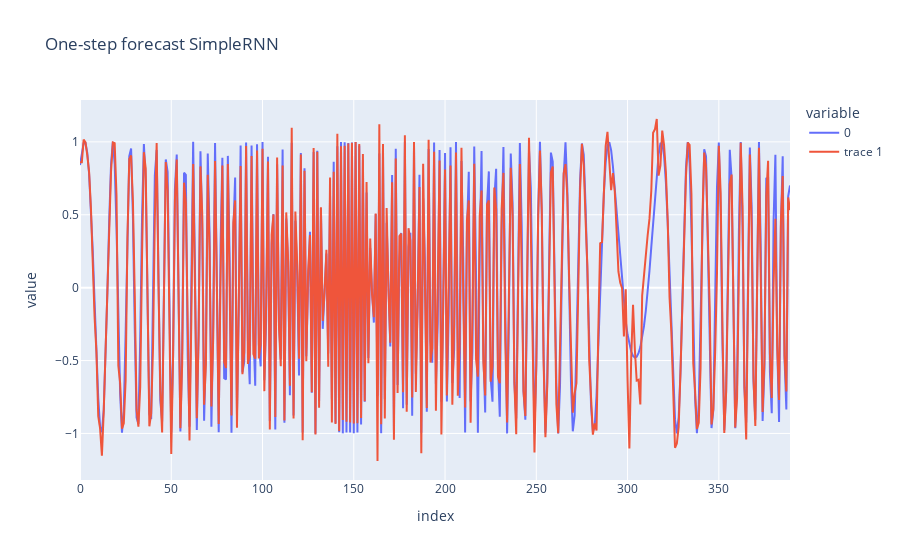

Notebook code cell kept with this figure:
### Code cell
outputs = model.predict(X)

plot = px.line(Y, title="One-step forecast SimpleRNN")
plot.add_scatter(y=outputs.ravel(), mode='lines')
plot.show()

### Figure 1 — Plotly figure (JSON) as saved in the notebook; plotly's stock layout.template omitted (floating-point values rounded to 4 significant figures; data arrays with more than 128 entries replaced by an {"elided": "..."} marker saying what was removed)
{"data": [{"hovertemplate": "variable=0<br>index=%{x}<br>value=%{y}<extra></extra>", "legendgroup": "0", "line": {"color": "#636efa", "dash": "solid"}, "marker": {"symbol": "circle"}, "mode": "lines", "name": "0", "orientation": "v", "showlegend": true, "x": {"elided": "390 int values"}, "xaxis": "x", "y": {"elided": "390 float values"}, "yaxis": "y", "type": "scatter"}, {"mode": "lines", "y": {"elided": "390 float values"}, "type": "scatter"}], "layout": {"xaxis": {"anchor": "y", "domain": [0.0, 1.0], "title": {"text": "index"}}, "yaxis": {"anchor": "x", "domain": [0.0, 1.0], "title": {"text": "value"}}, "legend": {"title": {"text": "variable"}, "tracegroupgap": 0}, "title": {"text": "One-step forecast SimpleRNN"}}}
